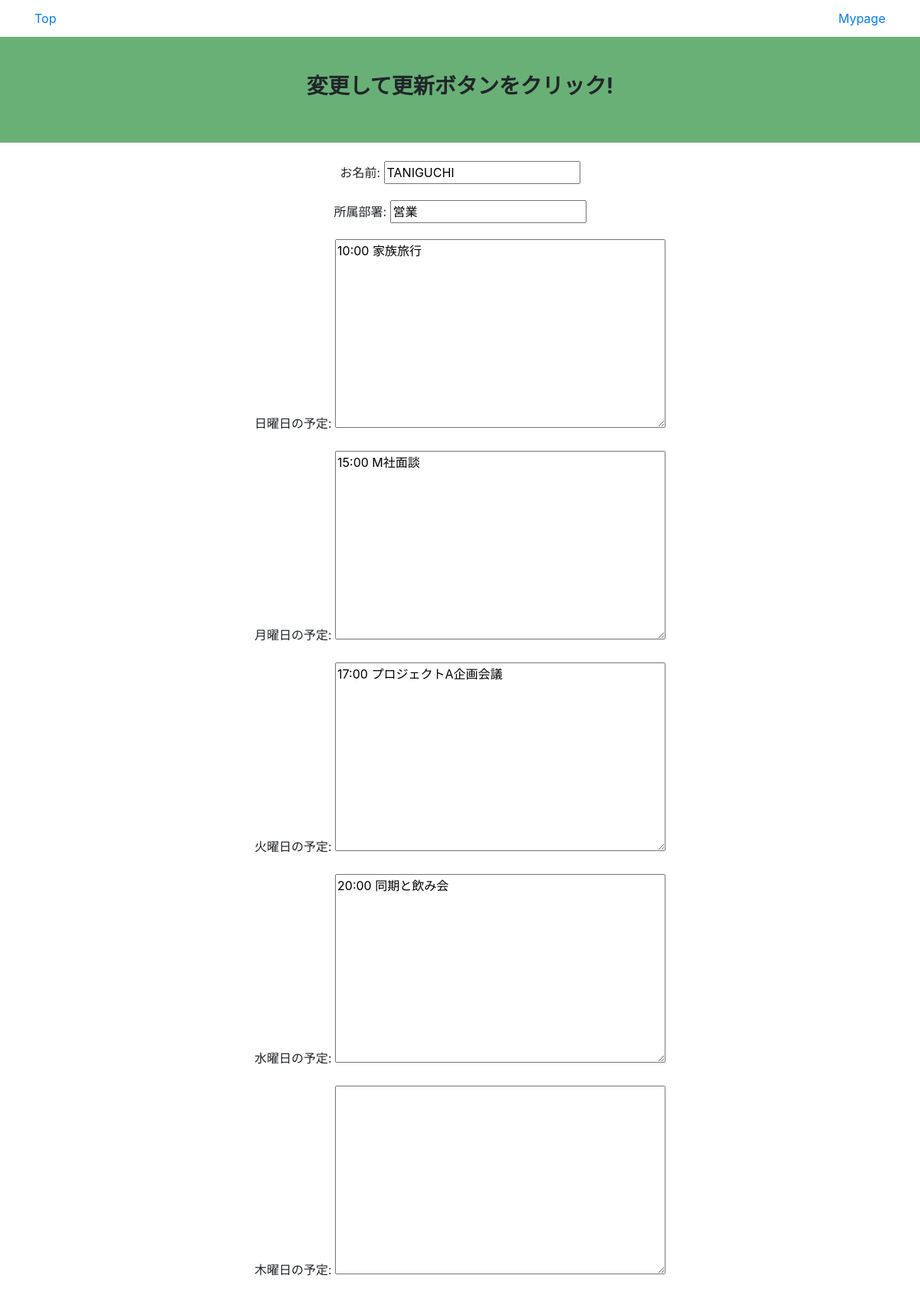
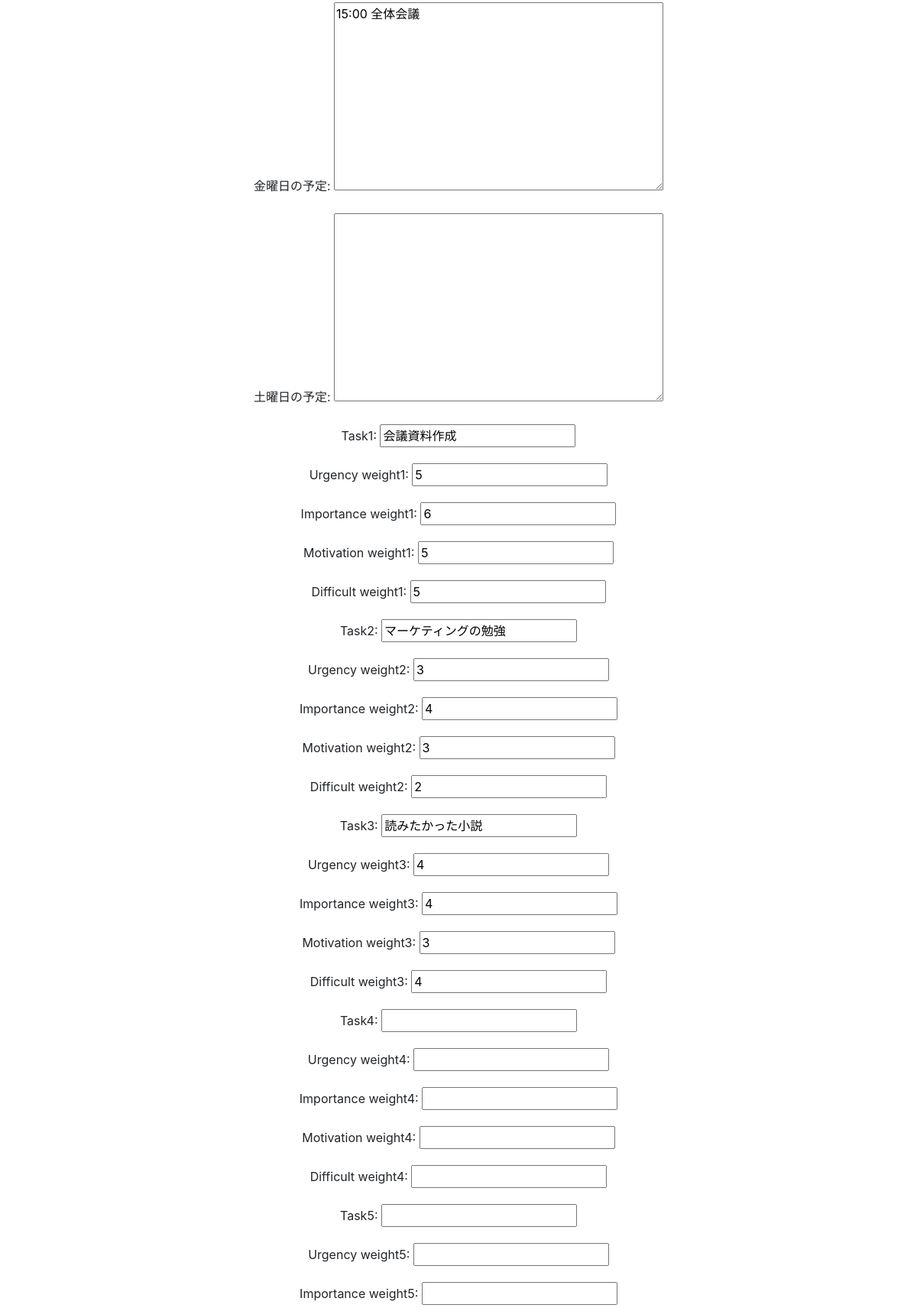
Page /update/3 (upper part) on the committed database (2 pictures, top to bottom).
### app/models.py (models this page shows, shortened)
class Oneteam_model(models.Model):
    お名前 = models.CharField(max_length=50)
    所属部署 = models.CharField(max_length=100)
    更新日 = models.DateField(auto_now_add=True)
    日曜日の予定 = models.TextField(blank=True)
    月曜日の予定 = models.TextField(blank=True)
    火曜日の予定 = models.TextField(blank=True)
    水曜日の予定 = models.TextField(blank=True)
    木曜日の予定 = models.TextField(blank=True)
    金曜日の予定 = models.TextField(blank=True)
    土曜日の予定 = models.TextField(blank=True)
    limit = [MinValueValidator(1), MaxValueValidator(6)]
    task1 = models.CharField(max_length=50 ,blank=True)
    urgency_weight1 = models.IntegerField(null=True, blank=True, validators=limit)
    importance_weight1 = models.IntegerField(null=True, blank=True, validators=limit)
    motivation_weight1 = models.IntegerField(null=True, blank=True, validators=limit)
    difficult_weight1 = models.IntegerField(null=True, blank=True, validators=limit)
    task2 = models.CharField(max_length=50 ,blank=True)
    urgency_weight2 = models.IntegerField(null=True, blank=True, validators=limit)
    importance_weight2 = models.IntegerField(null=True, blank=True, validators=limit)
    motivation_weight2 = models.IntegerField(null=True, blank=True, validators=limit)
    difficult_weight2 = models.IntegerField(null=True, blank=True, validators=limit)
    task3 = models.CharField(max_length=50 ,blank=True)
    urgency_weight3 = models.IntegerField(null=True, blank=True, validators=limit)
    importance_weight3 = models.IntegerField(null=True, blank=True, validators=limit)
    motivation_weight3 = models.IntegerField(null=True, blank=True, validators=limit)
    difficult_weight3 = models.IntegerField(null=True, blank=True, validators=limit)
    task4 = models.CharField(max_length=50 ,blank=True)
    urgency_weight4 = models.IntegerField(null=True, blank=True, validators=limit)
    importance_weight4 = models.IntegerField(null=True, blank=True, validators=limit)
    motivation_weight4 = models.IntegerField(null=True, blank=True, validators=limit)
    difficult_weight4 = models.IntegerField(null=True, blank=True, validators=limit)
    task5 = models.CharField(max_length=50 ,blank=True)
    urgency_weight5 = models.IntegerField(null=True, blank=True, validators=limit)
    importance_weight5 = models.IntegerField(null=True, blank=True, validators=limit)
    motivation_weight5 = models.IntegerField(null=True, blank=True, validators=limit)
    difficult_weight5 = models.IntegerField(null=True, blank=True, validators=limit)
    task6 = models.CharField(max_length=50 ,blank=True)
    urgency_weight6 = models.IntegerField(null=True, blank=True, validators=limit)
    importance_weight6 = models.IntegerField(null=True, blank=True, validators=limit)
    motivation_weight6 = models.IntegerField(null=True, blank=True, validators=limit)
    difficult_weight6 = models.IntegerField(null=True, blank=True, validators=limit)
    task7 = models.CharField(max_length=50 ,blank=True)
    urgency_weight7 = models.IntegerField(null=True, blank=True, validators=limit)
    importance_weight7 = models.IntegerField(null=True, blank=True, validators=limit)
    motivation_weight7 = models.IntegerField(null=True, blank=True, validators=limit)
    difficult_weight7 = models.IntegerField(null=True, blank=True, validators=limit)
    task8 = models.CharField(max_length=50 ,blank=True)
    urgency_weight8 = models.IntegerField(null=True, blank=True, validators=limit)
    importance_weight8 = models.IntegerField(null=True, blank=True, validators=limit)
    motivation_weight8 = models.IntegerField(null=True, blank=True, validators=limit)
    difficult_weight8 = models.IntegerField(null=True, blank=True, validators=limit)
    task9 = models.CharField(max_length=50 ,blank=True)
    urgency_weight9 = models.IntegerField(null=True, blank=True, validators=limit)
    importance_weight9 = models.IntegerField(null=True, blank=True, validators=limit)
    motivation_weight9 = models.IntegerField(null=True, blank=True, validators=limit)
    difficult_weight9 = models.IntegerField(null=True, blank=True, validators=limit)
    task10 = models.CharField(max_length=50 ,blank=True)
    urgency_weight10 = models.IntegerField(null=True, blank=True, validators=limit)
    importance_weight10 = models.IntegerField(null=True, blank=True, validators=limit)
    motivation_weight10 = models.IntegerField(null=True, blank=True, validators=limit)
    difficult_weight10 = models.IntegerField(null=True, blank=True, validators=limit)

### app/views.py (the view)
# urls.py: path('update/<int:pk>', Oneteam_Update.as_view(), name='update'),
class Oneteam_Update(UpdateView):
    template_name = 'update.html'
    model = Oneteam_model
    fields = ('お名前', '所属部署',
              '日曜日の予定', '月曜日の予定', '火曜日の予定', '水曜日の予定', '木曜日の予定', '金曜日の予定', '土曜日の予定',
              'task1',
              'urgency_weight1',
              'importance_weight1',
              'motivation_weight1',
              'difficult_weight1',
              'task2',
              'urgency_weight2',
              'importance_weight2',
              'motivation_weight2',
              'difficult_weight2',
              'task3',
              'urgency_weight3',
              'importance_weight3',
              'motivation_weight3',
              'difficult_weight3',
              'task4',
              'urgency_weight4',
              'importance_weight4',
              'motivation_weight4',
              'difficult_weight4',
              'task5',
              'urgency_weight5',
              'importance_weight5',
              'motivation_weight5',
              'difficult_weight5',
              'task6',
              'urgency_weight6',
              'importance_weight6',
              'motivation_weight6',
              'difficult_weight6',
              'task7',
              'urgency_weight7',
              'importance_weight7',
              'motivation_weight7',
              'difficult_weight7',
              'task8',
              'urgency_weight8',
              'importance_weight8',
              'motivation_weight8',
              'difficult_weight8',
              'task9',
              'urgency_weight9',
              'importance_weight9',
              'motivation_weight9',
              'difficult_weight9',
              'task10',
              'urgency_weight10',
              'importance_weight10',
              'motivation_weight10',
              'difficult_weight10'
              )
    success_url = reverse_lazy('list')

### templates/update.html (shortened to what this page needs)
{% extends 'base.html' %}
{% block header %}
<nav class="site-header sticky-top py-1">
    <div class="container d-flex flex-column flex-md-row justify-content-between">
      <a class="py-2 d-none d-md-inline-block" href="{% url 'list' %}">Top</a>
      <a class="py-2 d-none d-md-inline-block" href="{% url 'detail' object.pk %}">Mypage</a>
    </div>
</nav>
<div style="background-color:#69b076">
    <div style=text-align:center>
        <br><br>
        <h3><b>変更して更新ボタンをクリック!</b></h3>
        <br><br>
    </div>
</div>
{% endblock header %}
{% block content %}
<form action='' method='POST'>{% csrf_token %}
    <br>
    <div style=text-align:center>
    {{ form.as_p }}
    </div>
</form>
<br>
{% endblock content %}

### rows in the picture
Oneteam_model: as_p "TANIGUCHI", as_p "営業", as_p "10:00 家族旅行", as_p "15:00 M社面談", as_p "17:00 プロジェクトA企画会議", as_p "20:00 同期と飲み会", as_p "15:00 全体会議", task1 "会議資料作成", urgency_weight1 "5", importance_weight1 "6", motivation_weight1 "5", difficult_weight1 "5", task2 "マーケティングの勉強", urgency_weight2 "3", importance_weight2 "4", motivation_weight2 "3", difficult_weight2 "2", task3 "読みたかった小説", urgency_weight3 "4", importance_weight3 "4", motivation_weight3 "3", difficult_weight3 "4"
